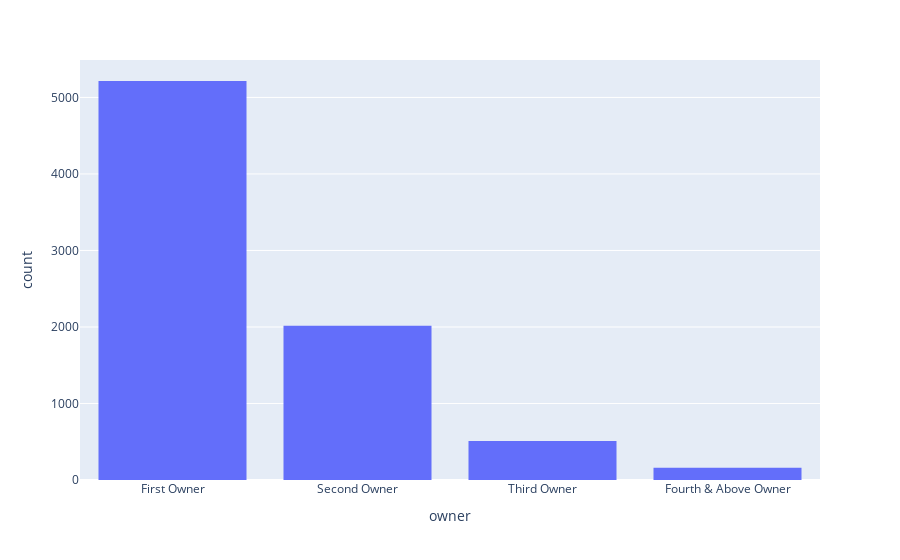

The code cell stored with this chart in its notebook:
### Code cell
plx.histogram(df,x='owner')

### Figure 1 — Plotly figure (JSON) as saved in the notebook; plotly's stock layout.template omitted (floating-point values rounded to 4 significant figures; data arrays with more than 128 entries replaced by an {"elided": "..."} marker saying what was removed)
{"data": [{"alignmentgroup": "True", "bingroup": "x", "hovertemplate": "owner=%{x}<br>count=%{y}<extra></extra>", "legendgroup": "", "marker": {"color": "#636efa"}, "name": "", "offsetgroup": "", "orientation": "v", "showlegend": false, "type": "histogram", "x": {"elided": "7901 str values"}, "xaxis": "x", "yaxis": "y"}], "layout": {"barmode": "relative", "legend": {"tracegroupgap": 0}, "margin": {"t": 60}, "xaxis": {"anchor": "y", "domain": [0, 1], "title": {"text": "owner"}}, "yaxis": {"anchor": "x", "domain": [0, 1], "title": {"text": "count"}}}}
